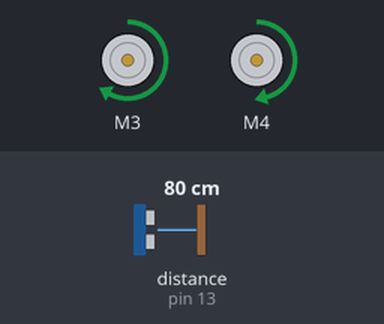
Bench run of a sketch on a simulated Arduino Uno, built with avr-gcc and run on an emulated ATmega328P. Shown: 2 × DC motor (green arrow = forward, orange = backward, longer = faster). Wiring (inferred from the names in the program): ultrasonic range finder: trigger pin 12; echo pin 13. Inputs (shaded band) come from the test bench; at power-on: distance to the obstacle (sensor on pin 13) 80 cm. The echo pulse lasts 58.3 µs per cm; what the sketch prints to the serial monitor is not drawn.

Above: at 1.5 s.
1.6 s: distance to the obstacle (sensor on pin 13) set to 4 cm
At 1.92 s:
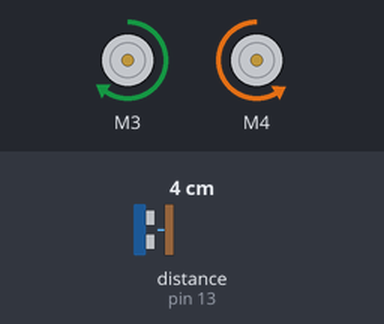
4.6 s: distance to the obstacle (sensor on pin 13) set to 2 cm
6.3 s: distance to the obstacle (sensor on pin 13) set to 35 cm
At 6.54 s:
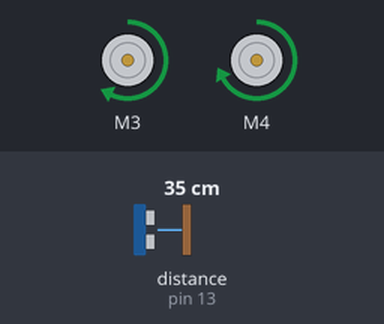
9.3 s: distance to the obstacle (sensor on pin 13) set to 57 cm
At 9.46 s:
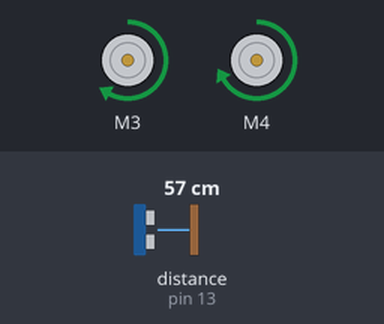
12.3 s: distance to the obstacle (sensor on pin 13) set to 64 cm
At 13.3 s:
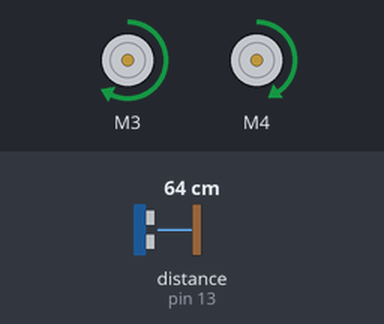
Timing chart, 0 to 14.9 s (numbered marks = the images above; inputs shaded):
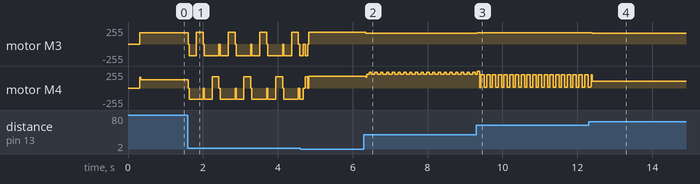

The sketch:

ROBOT.ino
```cpp
#include <AFMotor.h>

const int trigPin = 12;
const int echoPin = 13;
AF_DCMotor moteurGauche(3);
AF_DCMotor moteurDroit(4);

const int VITESSE_MAX = 180;
const int VITESSE_MIN = 165;
const float FACTEUR_DROIT = 0.98;
const int SEUIL_DETECTION = 110;
const int SEUIL_ALERTE = 60;
const int SEUIL_CRITIQUE = 30;

enum Etat { AVANCE, CORRECTION, EVITER };
Etat etat = AVANCE;

unsigned long tempsDebut = 0;
bool tournerDroite = true;
long distancePrec = 400;
long historique[5];
int idxHist = 0;
int compteurBlocage = 0;
unsigned long dernierObstacle = 0;
int vitesseG = 0, vitesseD = 0;

long getDistance() {
  digitalWrite(trigPin, LOW);
  delayMicroseconds(2);
  digitalWrite(trigPin, HIGH);
  delayMicroseconds(12);
  digitalWrite(trigPin, LOW);
  long duree = pulseIn(echoPin, HIGH, 25000);
  if (duree == 0) return 400;
  long dist = (duree * 0.034 / 2);
  return (dist < 2 || dist > 400) ? 400 : dist;
}

long getDistanceFiltree() {
  long m[3];
  m[0] = getDistance();
  delayMicroseconds(1000);
  m[1] = getDistance();
  delayMicroseconds(1000);
  m[2] = getDistance();
  if (m[0] > m[1]) { long t = m[0]; m[0] = m[1]; m[1] = t; }
  if (m[1] > m[2]) { long t = m[1]; m[1] = m[2]; m[2] = t; }
  if (m[0] > m[1]) { long t = m[0]; m[0] = m[1]; m[1] = t; }
  return m[1];
}

void setMoteurs(int g, int d) {
  vitesseG = g;
  vitesseD = d;
  int gFinal = (int)(vitesseG * 1.0);
  int dFinal = (int)(vitesseD * FACTEUR_DROIT);
  if (g == d && etat == AVANCE) {
    int moy = (gFinal + dFinal) / 2;
    gFinal = dFinal = moy;
  }
  moteurGauche.setSpeed(gFinal);
  moteurDroit.setSpeed(dFinal);
  moteurGauche.run(FORWARD);
  moteurDroit.run(FORWARD);
}

void reculer() {
  vitesseG = vitesseD = 0;
  moteurGauche.setSpeed(175);
  moteurDroit.setSpeed((int)(175 * FACTEUR_DROIT));
  moteurGauche.run(BACKWARD);
  moteurDroit.run(BACKWARD);
}

void tourner(bool droite, int angle) {
  vitesseG = vitesseD = 0;
  moteurGauche.setSpeed(175);
  moteurDroit.setSpeed((int)(175 * FACTEUR_DROIT));
  if (droite) {
    moteurGauche.run(FORWARD);
    moteurDroit.run(BACKWARD);
  } else {
    moteurGauche.run(BACKWARD);
    moteurDroit.run(FORWARD);
  }
  delay(angle);
  moteurGauche.run(RELEASE);
  moteurDroit.run(RELEASE);
  delay(10);
}

void arret() {
  vitesseG = vitesseD = 0;
  moteurGauche.run(RELEASE);
  moteurDroit.run(RELEASE);
}

int calculerVitesse(long dist) {
  if (dist > SEUIL_DETECTION) return VITESSE_MAX;
  if (dist < SEUIL_CRITIQUE) return VITESSE_MIN;
  if (dist < SEUIL_ALERTE) {
    float r = (float)(dist - SEUIL_CRITIQUE) / (SEUIL_ALERTE - SEUIL_CRITIQUE);
    return VITESSE_MIN + (int)(r * (VITESSE_MAX - VITESSE_MIN) * 0.3);
  }
  float r = (float)(dist - SEUIL_ALERTE) / (SEUIL_DETECTION - SEUIL_ALERTE);
  return VITESSE_MIN + (int)(r * (VITESSE_MAX - VITESSE_MIN) * 0.7);
}

int calculerAngle(long dist, bool angleDetecte) {
  if (dist >= SEUIL_DETECTION) return 0;
  if (angleDetecte || compteurBlocage > 2) {
    if (compteurBlocage > 3) return 180;
    return compteurBlocage > 2 ? 150 : 120;
  }
  if (dist < SEUIL_CRITIQUE) {
    int a = 90 + compteurBlocage * 15;
    return a > 150 ? 150 : a;
  }
  if (dist < SEUIL_ALERTE) {
    float r = (float)(SEUIL_ALERTE - dist) / (SEUIL_ALERTE - SEUIL_CRITIQUE);
    return 65 + (int)(r * 25) + compteurBlocage * 8;
  }
  float r = (float)(SEUIL_DETECTION - dist) / (SEUIL_DETECTION - SEUIL_ALERTE);
  return (int)(r * 60);
}

bool detecterAngle(long distMoy) {
  if (distMoy >= SEUIL_ALERTE || distMoy <= 1) return false;
  long var = 0;
  int c = 0;
  for (int i = 1; i < 4 && i < idxHist; i++) {
    int idx1 = (idxHist - i - 1 + 5) % 5;
    int idx2 = (idxHist - i + 5) % 5;
    if (historique[idx1] < 400 && historique[idx2] < 400) {
      var += abs(historique[idx1] - historique[idx2]);
      c++;
    }
  }
  return (c > 0 && var / c < 5);
}

void setup() {
  Serial.begin(9600);
  pinMode(trigPin, OUTPUT);
  pinMode(echoPin, INPUT);
  moteurGauche.setSpeed(VITESSE_MAX);
  moteurDroit.setSpeed(VITESSE_MAX);
  arret();
  delay(300);
  for (int i = 0; i < 5; i++) historique[i] = 400;
  Serial.println("Robot pret");
}

void loop() {
  long dist = getDistanceFiltree();
  if (dist < 2 || dist > 400) dist = (distancePrec > 0 && distancePrec < 400) ? distancePrec : 400;

  historique[idxHist] = dist;
  idxHist = (idxHist + 1) % 5;

  long distMoy = 0;
  int c = 0;
  for (int i = 0; i < 5; i++) {
    if (historique[i] > 0 && historique[i] < 400) {
      distMoy += historique[i];
      c++;
    }
  }
  distMoy = c > 0 ? distMoy / c : dist;

  long distUse = (distancePrec > 0 && distancePrec < 400 && dist < 400 && distancePrec - dist > 8 && dist < SEUIL_DETECTION) ? dist : (distMoy * 2 + dist) / 3;
  unsigned long maintenant = millis();
  bool angleDetecte = detecterAngle(distMoy);

  if (distUse < SEUIL_CRITIQUE && distUse > 1) {
    if (maintenant - dernierObstacle < 1500) {
      compteurBlocage++;
      if (compteurBlocage > 5) compteurBlocage = 5;
    } else {
      compteurBlocage = max(0, compteurBlocage - 1);
    }
    dernierObstacle = maintenant;
  } else if (distUse > SEUIL_DETECTION) {
    compteurBlocage = 0;
  }
  if (angleDetecte) compteurBlocage = max(compteurBlocage, 2);

  Serial.print("Dist:"); Serial.print(dist);
  Serial.print(" use:"); Serial.print(distUse);
  Serial.print(" v:"); Serial.print((vitesseG + vitesseD) / 2);
  if (compteurBlocage > 0) { Serial.print(" bloc:"); Serial.print(compteurBlocage); }
  if (angleDetecte) Serial.print(" ANGLE");

  distancePrec = dist;

  if (etat == AVANCE) {
    if (distUse < SEUIL_CRITIQUE && distUse > 1) {
      Serial.println(" -> CRITIQUE!");
      etat = EVITER;
      tempsDebut = maintenant;
      arret();
      delay(5);
    } else if (distUse < SEUIL_DETECTION) {
      if (etat != CORRECTION) {
        Serial.println(" -> CORRECTION");
        etat = CORRECTION;
      }
      int angle = calculerAngle(distUse, angleDetecte);
      int vit = calculerVitesse(distUse);
      int corr = (angle * vit) / (distUse < SEUIL_ALERTE ? 90 : 150);
      if (corr < (distUse < SEUIL_ALERTE ? 15 : 10)) corr = (distUse < SEUIL_ALERTE ? 15 : 10);
      if (tournerDroite) setMoteurs(vit, max(VITESSE_MIN, vit - corr));
      else setMoteurs(max(VITESSE_MIN, vit - corr), vit);
    } else {
      if (etat != AVANCE) {
        Serial.println(" -> AVANCE");
        etat = AVANCE;
        compteurBlocage = max(0, compteurBlocage - 1);
      }
      int vit = calculerVitesse(distUse);
      setMoteurs(vit, vit);
    }
  } else if (etat == CORRECTION) {
    if (distUse >= SEUIL_DETECTION) {
      etat = AVANCE;
    } else if (distUse < SEUIL_CRITIQUE && distUse > 1) {
      etat = EVITER;
      tempsDebut = maintenant;
      arret();
      delay(5);
    } else {
      int angle = calculerAngle(distUse, angleDetecte);
      int vit = calculerVitesse(distUse);
      int corr = (angle * vit) / (distUse < SEUIL_ALERTE ? 90 : 150);
      if (corr < (distUse < SEUIL_ALERTE ? 15 : 10)) corr = (distUse < SEUIL_ALERTE ? 15 : 10);
      if (tournerDroite) setMoteurs(vit, vit - corr);
      else setMoteurs(vit - corr, vit);
    }
  } else if (etat == EVITER) {
    unsigned long t = maintenant - tempsDebut;
    int dureeRecul = (angleDetecte || compteurBlocage > 2) ? 150 : (compteurBlocage > 1 ? 120 : 80);
    int dureeArret = (angleDetecte || compteurBlocage > 2) ? 120 : (compteurBlocage > 1 ? 110 : 100);

    if (t < dureeRecul) {
      reculer();
      Serial.println(" -> RECUL");
    } else if (t < dureeArret) {
      arret();
      Serial.println(" -> ARRET");
    } else {
      int angle = calculerAngle(distUse, angleDetecte);
      if (compteurBlocage > 3) angle = 180;
      else if (compteurBlocage > 2 || angleDetecte) {
        if (angle < 100) angle = 120;
        if (angle > 180) angle = 180;
      } else {
        if (angle < 60) angle = 70;
        if (angle > 150) angle = 150;
      }
      Serial.print(" -> TOURNE "); Serial.print(tournerDroite ? "DROITE" : "GAUCHE");
      Serial.print(" ("); Serial.print(angle); Serial.println("deg)");
      tourner(tournerDroite, angle);
      tournerDroite = !tournerDroite;
      etat = AVANCE;
    }
  }

  delay(2);
}
```

Measured:
- the behaviour switches between 60 and 61 cm on distance to the obstacle (sensor on pin 13) (found by bisection; images 3 and 4)
- after the input at 6.3 s, motor M3: forward 178/255 → forward 165/255 after 0.05 s; motor M4: forward 178/255 → forward 161/255 after 0.05 s, then repeats every 0.12 s: forward 203/255 0.06 s, forward 235/255 0.06 s
- after the input at 9.3 s, motor M3: forward 165/255 → forward 168/255 at once
- after the input at 12.3 s, motor M3: forward 168/255 → forward 169/255 at once, → forward 165/255 0.06 s later
